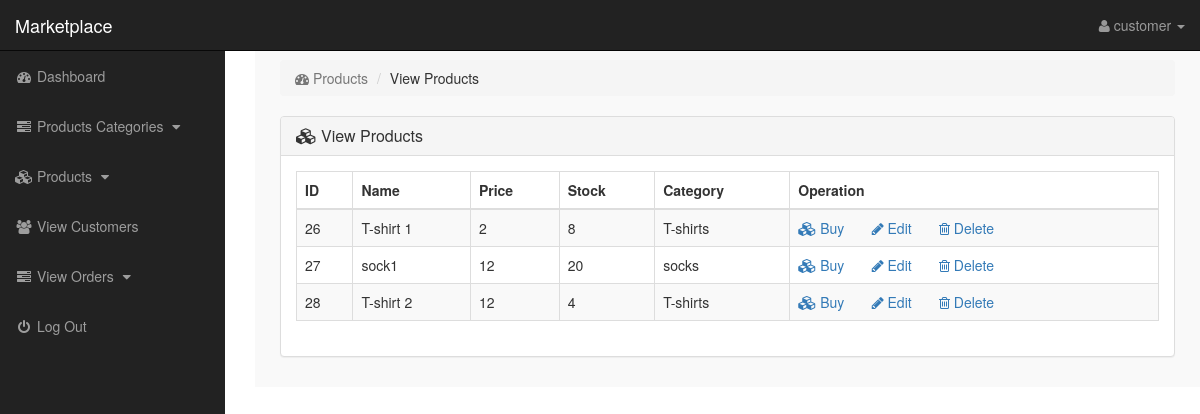
Page /index.php?product=view (signed in) on the committed database.
### tables this page shows
CREATE TABLE `users` (
  `id` int(11) NOT NULL,
  `nickname` varchar(30) NOT NULL,
  `email` varchar(30) NOT NULL,
  `pwd` varchar(30) NOT NULL,
  `role` varchar(10) NOT NULL,
  `gender` varchar(10) NOT NULL,
  `phone` varchar(30) NOT NULL,
  `fav_list` int(11) DEFAULT NULL,
  `about` text NOT NULL
);

CREATE TABLE `product` (
  `id` int(11) NOT NULL,
  `name` varchar(30) NOT NULL,
  `description` varchar(30) NOT NULL,
  `price` int(30) NOT NULL,
  `stock` int(30) NOT NULL,
  `cat_id` int(11) NOT NULL
);

CREATE TABLE `product_category` (
  `name` varchar(30) NOT NULL,
  `amount` int(11) NOT NULL DEFAULT 0,
  `id` int(11) NOT NULL
);

### product/view.php (the view, shortened to what this page needs)
<?php
if (!isset($_SESSION['can302'])) {
    echo "<script>window.open('login.php','_self')</script>";
}
else{
?>
<div class="row">
	<div class="col-lg-12">
		<ol class="breadcrumb">
			<li class="active">
				<i class="fa fa-dashboard"></i> Products
			</li>
            <li>View Products</li>
		</ol>
	</div>
</div>
<div class="row">
	<div class="col-lg-12">
		<div class="panel panel-default">
			<div class="panel-heading">
				<h3 class="panel-title">
					<i class="fa fa-cubes"></i> View Products
				</h3>
			</div>
			<div class="panel-body">
				<div class="table-responsive">
					<table class="table table-striped table-bordered table-hover">
						<thead>
							<tr>
								<th>ID</th>
								<th>Name</th>
								<th>Price</th>
								<th>Stock</th>
								<th>Category</th>
								<th>Operation</th>
							</tr>
						</thead>
						<tbody>
							<?php
								$get_pro = "SELECT p.*, c.name as c_name FROM product p INNER JOIN product_category c ON p.cat_id = c.id";
                                $run_pro = mysqli_query($con,$get_pro);
								while ($row_pro = mysqli_fetch_array($run_pro)) {
									$pro_id = $row_pro['id'];
									$pro_category = $row_pro['c_name'];
									$pro_name = $row_pro['name'];
									$pro_price = $row_pro['price'];
									$pro_stock = $row_pro['stock'];
							 ?>
							 <tr>
                                 <td><?php echo $pro_id; ?></td>
                                 <td><?php echo $pro_name; ?></td>
                                 <td><?php echo $pro_price; ?></td>
                                 <td><?php echo $pro_stock; ?></td>
                                 <td><?php echo $pro_category; ?></td>
                                 <td>
								    <a href="index.php?product=buy&id=<?php echo $pro_id; ?>">
									<i class="fa fa-cubes"></i> Buy
								    </a>
								    <a href="index.php?product=edit&id=<?php echo $pro_id; ?>">
									<i class="fa fa-pencil"></i> Edit
								    </a>
								    <a href="index.php?product=delete&id=<?php echo $pro_id; ?>">
									<i class="fa fa-trash-o"></i> Delete
								    </a>
								</td>
							 </tr>
							 <?php } ?>
						</tbody>
					</table>
				</div>
			</div>
		</div>
	</div>
</div>
<?php } ?>

### includes/frame.php (shortened to what this page needs)
<?php
if (!isset($_SESSION['can302'])) {
    echo "<script>window.open('../login.php','_self')</script>";
} else {
?>
    <nav class="navbar navbar-inverse navbar-fixed-top">
        <div class="navbar-header">
            <a href="index.php?dashboard" class="navbar-brand">Marketplace</a>
        </div>
        <ul class="nav navbar-right top-nav">
            <li class="dropdown">
                <a href="#" class="dropdown-toggle" data-toggle="dropdown">
                    <i class="fa fa-user"></i> <?php echo $nickname; ?> <b class="caret"></b>
                </a>
            </li>
        </ul>
        <div class="collapse navbar-collapse navbar-ex1-collapse">
            <ul class="nav navbar-nav side-nav">
                <li>
                    <a href="index.php?dashboard">
                        <i class="fa fa-fw fa-dashboard"></i> Dashboard
                    </a>
                </li>
                <li>
                    <a href="#" data-toggle="collapse" data-target="#p_cat">
                        <i class="fa fa-fw fa-tasks"></i> Products Categories
                        <i class="fa fa-fw fa-caret-down"></i>
                    </a>
                </li>
                <li>
                    <a href="#" data-toggle="collapse" data-target="#products">
                        <i class="fa fa-fw fa-cubes"></i> Products
                        <i class="fa fa-fw fa-caret-down"></i>
                    </a>
                </li>
                <li>
                    <a href="index.php?customer">
                        <i class="fa fa-fw fa-users"></i> View Customers
                    </a>
                </li>
                <li>
                    <a href="#" data-toggle="collapse" data-target="#orders">
                        <i class="fa fa-fw fa-tasks"></i> View Orders
                        <i class="fa fa-fw fa-caret-down"></i>
                    </a>
                </li>
                <li>
                    <a href="logout.php">
                        <i class="fa fa-fw fa-power-off"></i> Log Out
                    </a>
                </li>
            </ul>
        </div>
    </nav>
<?php } ?>

### styles/style.css (style rules this page uses)
body { margin-top: 100px; }
@media (min-width: 768px) { body { margin-top: 50px; } }
.top-nav { padding: 0 15px; }
.top-nav>li { float: left; display: inline-block; }
.top-nav>li>a { color: #999999; line-height: 20px; padding-top: 15px; padding-bottom: 15px; }
@media (min-width: 768px) { .side-nav { position: fixed; top: 51px; bottom: 0; width: 225px; overflow-y: auto; overflow-x: hidden; background-color: #222222; padding-bottom: 40px; border-radius: 0; } }
@media (min-width: 768px) { .side-nav>li>a { width: 255px; } }

### rows in the picture
users: nickname "customer"
product: id "26", name "T-shirt 1", price "2", stock "8", product_category.name "T-shirts"
product: id "27", name "sock1", price "12", stock "20", product_category.name "socks"
product: id "28", name "T-shirt 2", price "12", stock "4", product_category.name "T-shirts"
